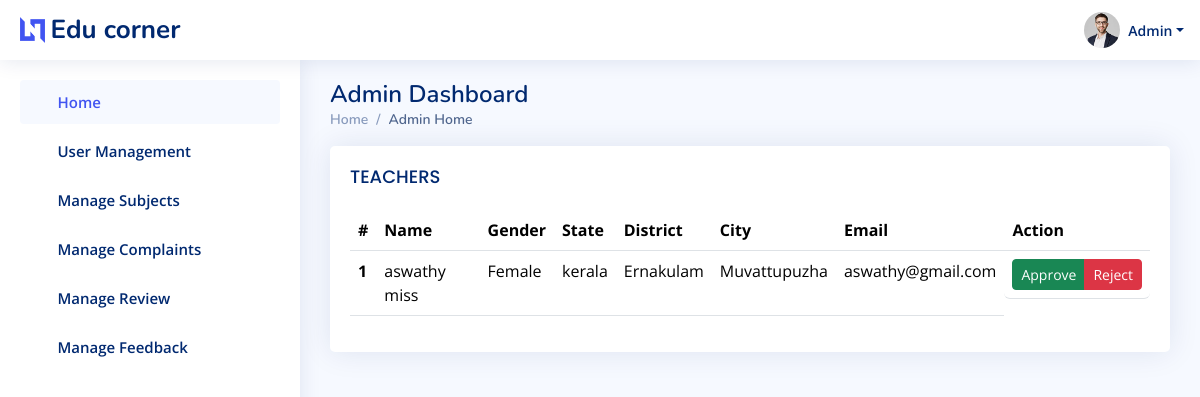
Screenshot of /Admin/teacherslist.php with the database file from the repository.
### tables this page shows
CREATE TABLE `educorner_registration` (
  `fName` varchar(50) NOT NULL,
  `lName` varchar(50) NOT NULL,
  `house_name` varchar(200) NOT NULL,
  `dob` date DEFAULT NULL,
  `phone_number` varchar(10) DEFAULT NULL,
  `email` varchar(30) NOT NULL,
  `state` varchar(30) NOT NULL,
  `district` varchar(30) NOT NULL,
  `city` varchar(20) NOT NULL,
  `pic` varchar(100) NOT NULL DEFAULT 'profilepic/profile.jpg',
  `gender` varchar(10) NOT NULL
);

### mentor/connection.php (called while the page is built, shortened)
<?php
$conn = mysqli_connect('localhost', 'root', '', 'educorner');
function select($sql)
{
    global $conn;
    $res = mysqli_query($conn, $sql);
    if ($res) {
        return $res;
    } else {
        return False;
    }
}
?>

### Admin/teacherslist.php (the view, shortened to what this page needs)
<?php
require('header.php');
?>
  <main id="main" class="main">
    <div class="pagetitle">
      <h1>Admin Dashboard</h1>
      <nav>
        <ol class="breadcrumb">
          <li class="breadcrumb-item"><a href="index.html">Home</a></li>
          <li class="breadcrumb-item active">Admin Home</li>
        </ol>
      </nav>
    </div>
    <section class="section">
      <div class="row">
        <div class="col-lg-12">
          <div class="card">
            <div class="card-body">
              <h5 class="card-title">TEACHERS</h5>
              <table class="table datatable">
                <thead>
                  <tr>
                    <th scope="col">#</th>
                    <th scope="col">Name</th>
                    <th scope="col">Gender</th>
                    <th scope="col">State</th>
                    <th scope="col">District</th>
                    <th scope="col">City</th>
                    <th scope="col">Email</th>
                    <th scope="col">Action</th>
                  </tr>
                </thead>
                <tbody>
                <?php
                $res=select("select *from educorner_registration WHERE email in(SELECT username from educorner_login WHERE status=1 and user_type=2)");
                $n=0;
                while($row=mysqli_fetch_assoc($res))
                {
                  $n++;
                  $id=$row['email'];
                ?>
                  <tr>
                    <th scope="row"><?php echo $n?> </th>
                     <td><?php echo $row['fName']." ".$row['lName'];?></td>
                     <td><?php echo $row['gender'];?></td>
                     <td><?php echo $row['state'];?></td>
                     <td><?php echo $row['district'];?></td>
                     <td><?php echo $row['city'];?></td>
                     <td><?php echo $row['email'];?></td>
                     <td class="btn-group"><a class="btn btn-success btn-sm " href="approveteacher.php.php?id=<?php echo $id;?>">Approve</a><a class="btn btn-danger btn-sm"href="pendingrequest.php?id=<?php echo $id;?>">Reject</a></td>
                  </tr>
                <?php
                }
                ?>
                </tbody>
              </table>
            </div>
          </div>
        </div>
      </div>
    </section>
  </main>
  <?php
require('footer.php');
?>

### Admin/assets/css/style.css (style rules this page uses)
:root { scroll-behavior: smooth; }
body { font-family: "Open Sans", sans-serif; background: #f6f9ff; color: #444444; }
a { color: #4154f1; text-decoration: none; }
h1, h2, h3, h4, h5, h6 { font-family: "Nunito", sans-serif; }
#main { margin-top: 60px; padding: 20px 30px; transition: all 0.3s; }
.pagetitle { margin-bottom: 10px; }
.pagetitle h1 { font-size: 24px; margin-bottom: 0; font-weight: 600; color: #012970; }
.card { margin-bottom: 30px; border: none; border-radius: 5px; box-shadow: 0px 0 30px rgba(1, 41, 112, 0.1); }
.card-title { padding: 20px 0 15px 0; font-size: 18px; font-weight: 500; color: #012970; font-family: "Poppins", sans-serif; }
.card-body { padding: 0 20px 20px 20px; }
.breadcrumb { font-size: 14px; font-family: "Nunito", sans-serif; color: #899bbd; font-weight: 600; }
.breadcrumb a { color: #899bbd; transition: 0.3s; }
.breadcrumb .breadcrumb-item::before { color: #899bbd; }
.breadcrumb .active { color: #51678f; font-weight: 600; }
@media (min-width: 1200px) { #main, #footer { margin-left: 300px; } }

### rows the page displays
educorner_registration: fName "aswathy", lName "miss", gender "Female", state "kerala", district "Ernakulam", city "Muvattupuzha", email "aswathy@gmail.com"
